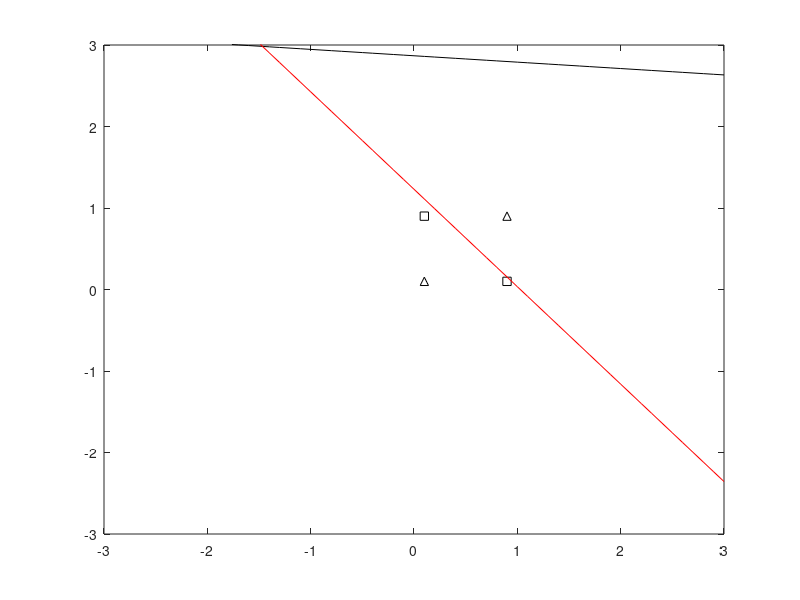

Write MATLAB code to recreate this figure.
clearvars
rng('shuffle');

learningrate = 0.07;
temperature = 30000;

w =-0.2 + (0.2+0.2)*rand(1,9);
disp(w);
if w(2) == 0
    w(2) = w(2)+0.01;
end
x = [0.1,0.1,-1;0.1,0.9,-1;0.9,0.1,-1;0.9,0.9,-1];
bias_value = [-1;-1;-1;-1];
%disp(input);
ye = [0.1,0.9,0.9,0.1];
y = zeros(4,1);
%disp(y)

Cost_Old = 0;
Cost_New = 0;
Probabilty = 0;

plot (x(1,1), x(1,2), 'k^')
hold on
plot (x(2,1), x(2,2), 'ks')
hold on
plot (x(3,1), x(3,2), 'ks')
hold on
plot (x(4,1), x(4,2), 'k^')
hold on


for n=1:2
for i=1:4
    if n == 1
    for j=1:3
        k(j) = x(i,j)*w(j);
    end
    Y_of_1(i) = sigmf(k(1)+k(2)+k(3),[1,0]);
    else
        for j=1:3
            k(j) = x(i,j)*w(j+3);
        end
     Y_of_2(i) = sigmf(k(1)+k(2)+k(3),[1,0]);
    end
end
end
YY = [Y_of_1.' Y_of_2.' bias_value];


for i=1:4
    for j=1:3
        k(j) = YY(i,j)*w(j+6);
    end
    y(i) = sigmf(k(1)+k(2)+k(3),[1,0]);
end

Cost_Old = (ye(1)-y(1)^2) + (ye(2)-y(2)^2) + (ye(3)-y(3)^2) + (ye(4)-y(4)^2);


Random_Change = randi([1 9],1);

w(Random_Change) =-0.2 + (0.2+0.2)*rand(1); % For w2

for n=1:2
for i=1:4
    if n == 1
    for j=1:3
        k(j) = x(i,j)*w(j);
    end
    Y_of_1(i) = sigmf(k(1)+k(2)+k(3),[1,0]);
    else
        for j=1:3
            k(j) = x(i,j)*w(j+3);
        end
     Y_of_2(i) = sigmf(k(1)+k(2)+k(3),[1,0]);
    end
end
end
YY = [Y_of_1.' Y_of_2.' bias_value];

for i=1:4
    for j=1:3
        k(j) = YY(i,j)*w(j+6);
    end
    y(i) = sigmf(k(1)+k(2)+k(3),[1,0]);
end

Cost_New = (ye(1)-y(1)^2) + (ye(2)-y(2)^2) + (ye(3)-y(3)^2) + (ye(4)-y(4)^2);


m=-3:0.1:3;
n=(-w(9)-w(7)*m)/w(8);
m=-3:0.1:3;
n=(-w(9)-w(7)*m)/w(8);
p2= plot(m,n,'k');
hold on

axis([-3 3 -3 3]);

for iteration = 1:temperature
    if Cost_New < 0.588888
        disp('breaking');
        break;
    end
    if Cost_Old >= Cost_New
        Cost_Old = Cost_New;
        Random_Change = randi([1 9],1);
 

w(Random_Change) = -0.2 + (0.2+0.2)*rand(1);
for n=1:2
for i=1:4
    if n == 1
    for j=1:3
        k(j) = x(i,j)*w(j);
    end
    Y_of_1(i) = sigmf(k(1)+k(2)+k(3),[1,0]);
    else
        for j=1:3
            k(j) = x(i,j)*w(j+3);
        end
     Y_of_2(i) = sigmf(k(1)+k(2)+k(3),[1,0]);
    end
end
end
YY = [Y_of_1.' Y_of_2.' bias_value];

for i=1:4
    for j=1:3
        k(j) = YY(i,j)*w(j+6);
    end
    y(i) = sigmf(k(1)+k(2)+k(3),[1,0]);
end

Cost_New = (ye(1)-y(1)^2) + (ye(2)-y(2)^2) + (ye(3)-y(3)^2) + (ye(4)-y(4)^2);
    else
        Probability = exp((Cost_New-Cost_Old)/temperature);
        temp = 1-Probability;
        temperature = temperature - learningrate;
        if (Probability >= 0.50)
               Cost_Old = Cost_New;
               Random_Change = randi([7 9],1);
               
w(Random_Change) = -0.2 + (0.2+0.2)*rand(1);

for n=1:2
for i=1:4
    if n == 1
    for j=1:3
        k(j) = x(i,j)*w(j);
    end
    Y_of_1(i) = sigmf(k(1)+k(2)+k(3),[1,0]);
   
    else
        for j=1:3
            k(j) = x(i,j)*w(j+3);
        end
     Y_of_2(i) = sigmf(k(1)+k(2)+k(3),[1,0]);
    
    end
end
end
YY = [Y_of_1.' Y_of_2.' bias_value];

for i=1:4
    for j=1:3
        k(j) = YY(i,j)*w(j+6);
    end
    y(i) = sigmf(k(1)+k(2)+k(3),[1,0]);
end

Cost_New = (ye(1)-y(1)^2) + (ye(2)-y(2)^2) + (ye(3)-y(3)^2) + (ye(4)-y(4)^2);
        end
m=-3:0.1:3;
n=(-w(9)-w(7)*m)/w(8);

hold on
    end
end
disp(y)
m=-3:0.1:3;
n=(-w(9)-w(7)*m)/w(8);
p1= plot(m,n,'r');
hold on
axis([-3 3 -3 3]);

%m=-3:0.1:3;
%n=(-w(6)-w(4)*m)/w(5);
%p2= plot(m,n,'k');
%hold on

%axis([-3 3 -3 3]);